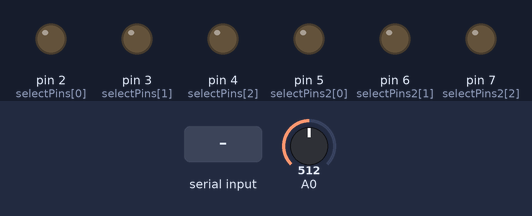
The sketch below on a simulated Arduino Uno, built with avr-gcc and run on an emulated ATmega328P. Parts: output pins drawn as LEDs (lit = HIGH). The test bench sets the inputs (shaded band); at power-on: A0 = 512. What the sketch prints to the serial monitor is not drawn.

Above: at 1.2 s.
1.3 s: "30,150\n" received over Serial
At 2.1 s:
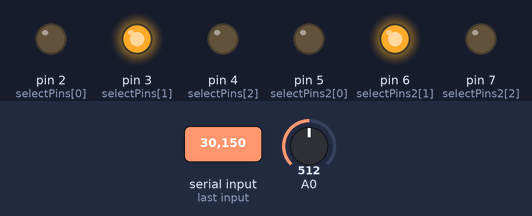
At 3.2 s:
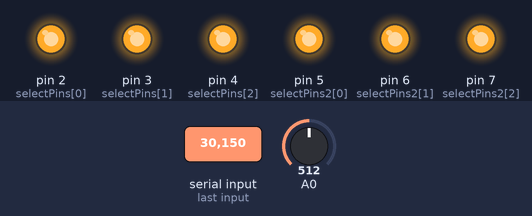
7.3 s: "90,45\n" received over Serial
At 11.7 s:
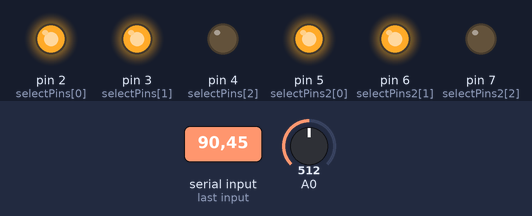
Timing chart, 0 to 15.3 s (numbered marks = the images above; inputs shaded):
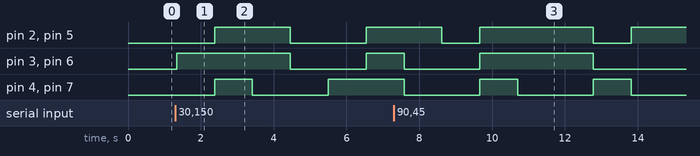

Measured:
- after the input at 1.3 s, pin 2 (selectPins[0]), pin 5 (selectPins2[0]): LOW → HIGH after 1.1 s, → LOW 2.1 s later, → HIGH 2.1 s later; pin 3 (selectPins[1]), pin 6 (selectPins2[1]): LOW → HIGH at once, → LOW 3.1 s later, → HIGH 2.1 s later; pin 4 (selectPins[2]), pin 7 (selectPins2[2]): LOW → HIGH after 1.1 s, → LOW 1.0 s later, → HIGH 2.1 s later
- after the input at 7.3 s, pin 2 (selectPins[0]), pin 5 (selectPins2[0]): alternates HIGH for 3.1 s and LOW for 1.0 s, starting after 1.3 s

The sketch:

emg_read.ino
```cpp
/////////////////////
// Pin Definitions //
/////////////////////
const int selectPins[3] = {2, 3, 4}; // S0~2, S1~3, S2~4
const int selectPins2[3] = {5, 6, 7}; // S0~2, S1~3, S2~4
const int zOutput = 5;
String chosenMusc = "0";
int musc = 0;
//const int zInput = A0; // Connect common (Z) to A0 (analog input)


// the setup routine runs once when you press reset:
void setup() {
  // initialize serial communication at 9600 bits per second:
  Serial.begin(9600);

  for (int i=0; i<3; i++)
  {
    pinMode(selectPins[i], OUTPUT);
    digitalWrite(selectPins[i], HIGH);
  }

   for (int i=0; i<3; i++)
  {
    pinMode(selectPins2[i], OUTPUT);
    digitalWrite(selectPins2[i], HIGH);
  }
  selectMuxPin(musc);
}

// the loop routine runs over and over again forever:
void loop() {
  if ( Serial.available()) // If data is available,
  {
    chosenMusc = Serial.read();         // read it and store it in val
    musc = chosenMusc.toInt()-1;
    selectMuxPin(musc);
    delay(1000);
  }

    // read the input on analog pin 0:
    int sensorValue = analogRead(A0);
    delay(40);
    // Convert the analog reading (which goes from 0 - 1023) to a voltage (0 - 5V):
    float voltage = sensorValue * (5.0 / 1023.0);
    // print out the value you read:


    Serial.println(voltage);


}

void selectMuxPin(byte pin)
{
  for (int i=0; i<3; i++)
  {
    if (pin & (1<<i))
      digitalWrite(selectPins[i], HIGH);
    else
      digitalWrite(selectPins[i], LOW);
  }

  for (int i=0; i<3; i++)
  {
    if (pin & (1<<i))
      digitalWrite(selectPins2[i], HIGH);
    else
      digitalWrite(selectPins2[i], LOW);
  }
}
```
